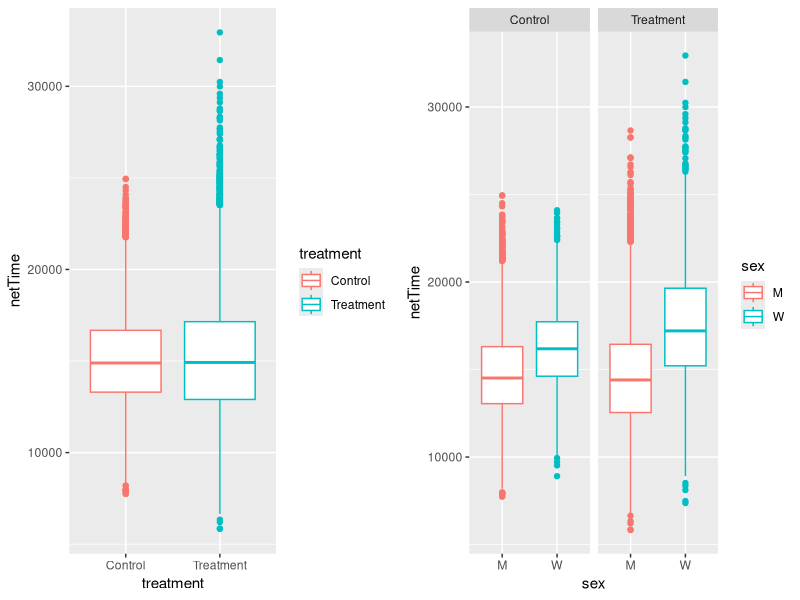
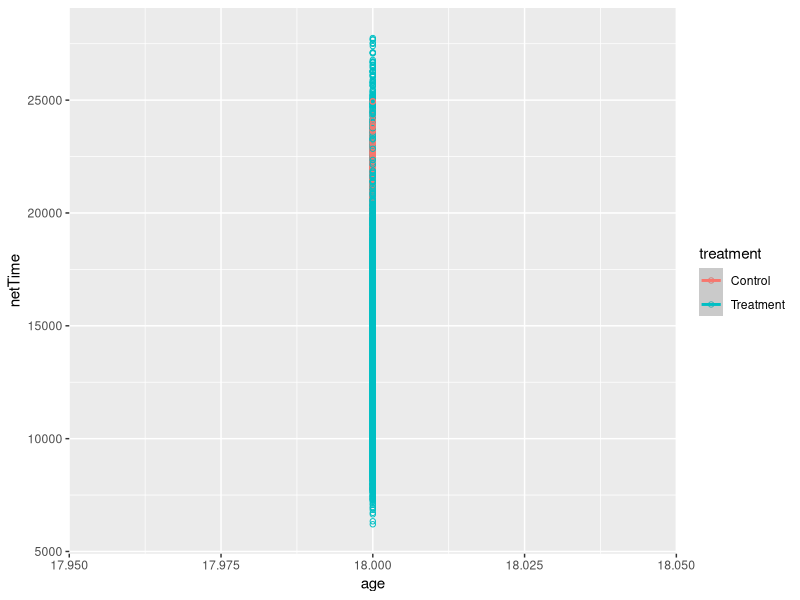
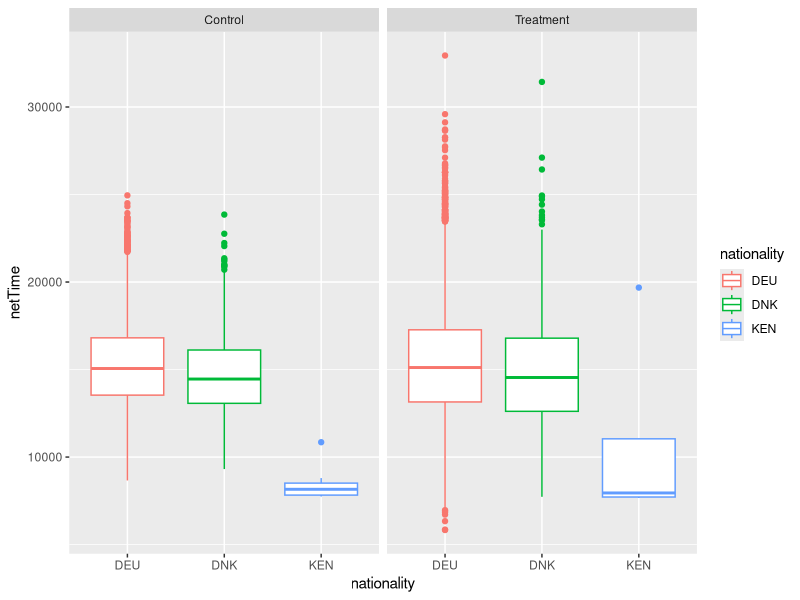
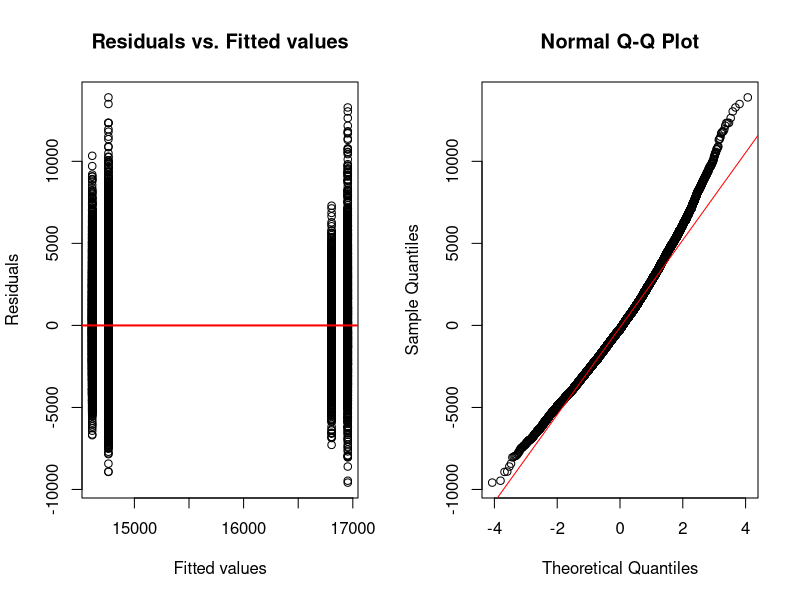

Generate these figures, in order, with R:
## ---- chunk 1
runners <- read.csv("runner_attributes.csv")
times <- read.csv("marathon_times.csv")
## ---- chunk 2
str(runners)
## ---- chunk 3
str(times)
## ---- chunk 4
freq_id_runners <- table(runners$unique_id)
length(freq_id_runners[freq_id_runners>1]) # number of unique IDs with more than one occurence
freq_id_times <- table(times$unique_id)
length(freq_id_times[freq_id_times>1]) # number of unique IDs with more than one occurence
runners[runners$unique_id == "bcde089300b64521291d157c2148e80415058078",]
times[times$unique_id == "bcde089300b64521291d157c2148e80415058078",]
## ---- chunk 5
matching_ids <- runners$unique_id[1:dim(times)[1]] == times$unique_id # We need to reduce the vector for runners to the number of rows in times
table(matching_ids)
## ---- chunk 6
runners_with_times <- runners[1:dim(times)[1],-5] # Remove unique_id to avoid duplicated columns
runners_times <- cbind(runners_with_times, times)
## ---- chunk 7
table(runners_times$ageClass)
## ---- chunk 8
age <- as.numeric(levels(runners_times$ageClass))[runners_times$ageClass]
age[is.na(age)] <- 18 # U20 became NA
runners_times$age <- age
## ---- chunk 9
table(runners_times$sex)
table(runners_times$nationality)
table(runners_times$treatment)
## ---- chunk 10
summary(runners_times$netTime)
sum(is.na(runners_times$netTime))
## ---- chunk 11
runners_times <- runners_times[runners_times$netTime > 0,]
## ---- chunk 12
library(ggplot2)
library(gridExtra)
g1 <- ggplot(runners_times, aes(x=treatment, y=netTime, color=treatment)) + 
      geom_boxplot()
g2 <- ggplot(runners_times, aes(x=sex, y=netTime, color=sex)) + 
      geom_boxplot() + facet_grid(.~treatment)
grid.arrange(g1, g2, nrow = 1)
## ---- chunk 13
g3 <- ggplot(runners_times, aes(x=age, y=netTime, color=treatment)) + 
       geom_point(shape=1) + geom_smooth(method = "lm") + ylim(6000, 28000) 
g3
## ---- chunk 14
runners_times_USAETH <- runners_times[runners_times$nationality == "DEU" | runners_times$nationality == "DNK" | runners_times$nationality == "KEN", ]
g4 <- ggplot(runners_times_USAETH, aes(x=nationality, y=netTime, color=nationality)) + 
      geom_boxplot() + facet_grid(.~treatment)
g4
## ---- chunk 15
treatment <- runners_times[runners_times$treatment == "Treatment",]
control <- runners_times[runners_times$treatment == "Control",]
tTest1 <- t.test(treatment$netTime, control$netTime, paired = FALSE , var.equal = FALSE, conf.level = 0.95)
tTest1$p.value
tTest1$conf.int[1:2]
## ---- chunk 16
treatment_w <- runners_times[runners_times$treatment == "Treatment" & runners_times$sex == "W",]
control_w <- runners_times[runners_times$treatment == "Control" & runners_times$sex == "W",]
tTest2 <- t.test(treatment_w$netTime, control_w$netTime, paired = FALSE , var.equal = FALSE, conf.level = 0.95)
tTest2$p.value
tTest2$conf.int[1:2]
## ---- chunk 17
library(caret)
set.seed(123)
in_training <- createDataPartition(y=runners_times$netTime, p=0.7, list = FALSE)
training <- runners_times[in_training,]
testing <- runners_times[-in_training,]
## ---- chunk 18
fit1 <- lm(netTime ~ age + sex + treatment, data = training)
summary(fit1)$coefficients
## ---- chunk 19
par(mfrow=c(1,2))
plot(x=fitted(fit1), y=residuals(fit1), xlab="Fitted values", ylab="Residuals", main = "Residuals vs. Fitted values")
abline(0, 0, col="red", lwd=2)  
qqnorm(summary(fit1)$residuals)
qqline(summary(fit1)$residuals, col = "red")
## ---- chunk 20
predicted_netTime <- predict(fit1, testing)
rmse <- RMSE(predicted_netTime, testing$netTime)
rmse
## ---- chunk 21
fit2 <- lm(netTime ~ age + sex + treatment + nationality, data = training)
summary(fit2)$coefficients
## ---- chunk 22
unique_nat_train <- unique(training$nationality)
unique_nat_test <- unique(testing$nationality)
missing_nat_in_train <- unique_nat_test[!(unique_nat_test %in% unique_nat_train)]
testing_bis <- testing[!(testing$nationality %in% missing_nat_in_train),]
predicted_netTime2 <- predict(fit2, testing_bis)
RMSE(predicted_netTime2, testing_bis$netTime)
## ---- chunk 23
fit3 <- lm(netTime ~ age + sex + nationality, data = training)
summary(fit3)$coefficients
## ---- chunk 24
predicted_netTime3 <- predict(fit3, testing_bis)
RMSE(predicted_netTime3, testing_bis$netTime)
